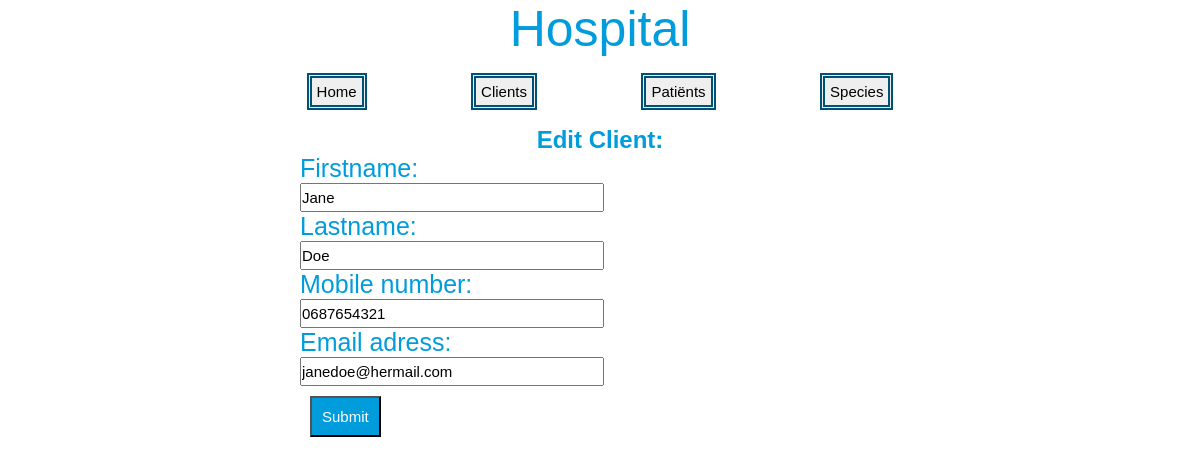
/client/edit/1, run on the app's committed database.
### tables this page shows
CREATE TABLE IF NOT EXISTS `clients` (
  `client_id` int(11) NOT NULL,
  `client_firstname` varchar(50) DEFAULT NULL,
  `client_lastname` varchar(50) DEFAULT NULL,
  `client_phonenumber` varchar(10) NOT NULL,
  `client_email` varchar(255) NOT NULL
);

### core/core.php (called while the page is built, shortened)
<?php
function render($filename, $data = null)
{
	require(ROOT . 'view/templates/header.php');
	require(ROOT . 'view/' . $filename . '.php');
	require(ROOT . 'view/templates/footer.php');
}

### controller/ClientController.php (called while the page is built, shortened)
<?php
require(ROOT . "model/ClientModel.php");
function edit($id)
{
	$client = getClient($id);
	render("client/edit", array(
		"client" => $client
	));
}

### public/index.php (called while the page is built, shortened)
<?php
require(ROOT . "core/core.php");
route();

### model/ClientModel.php (called while the page is built, shortened)
<?php
function getClient($id)
{
	$db = openDatabaseConnection();
	$sql = "SELECT * FROM clients
			WHERE client_id = :id
			LIMIT 1";
	$query = $db->prepare($sql);
	$query->execute(array(
		":id" => $id
	));
	return $query->fetch();
}

### view/client/edit.php (the view, shortened to what this page needs)
<article>
	<h1>Edit Client:</h1>
	<form action="<?= URL ?>client/editSave/<?=$client["client_id"]?>" method="POST">
	<label>Firstname:</label>
	<input class="text" type="text" name="firstname" value="<?=$client["client_firstname"]?>">
	<label>Lastname:</label>
	<input class="text" type="text" name="lastname" value="<?=$client["client_lastname"]?>">
	<label>Mobile number:</label>
	<input class="text" type="tel" name="phonenumber" value="<?=$client["client_phonenumber"]?>" maxlength="10">
	<label>Email adress:</label>
	<input class="text" type="email" name="email" value="<?=$client["client_email"]?>">
	<input class="add" type="submit">
	</form>
</article>

### public/css/style.css (style rules this page uses)
* { margin: 0px; padding: 0px; font-family: sans-serif; }
body { width: 100%; height: 80%; position: relative; top: 20%; margin : 0 auto; }
article { position: relative; width: 50%; margin: 0 auto; }
header, h1, h2 { color: #009cdc; text-align: center; }
label { display: block; font-size: 25px; color: #009cdc; }
input.text { display: block; width: 50%; height: 25px; font-size: 15px; }
input.add { display: block; background-color: #009cdc; color: #fff; font-size: 15px; padding: 10px; margin: 10px 10px; }

### data on the page
clients: firstname "Jane", lastname "Doe", phonenumber "0687654321", email "janedoe@hermail.com"
